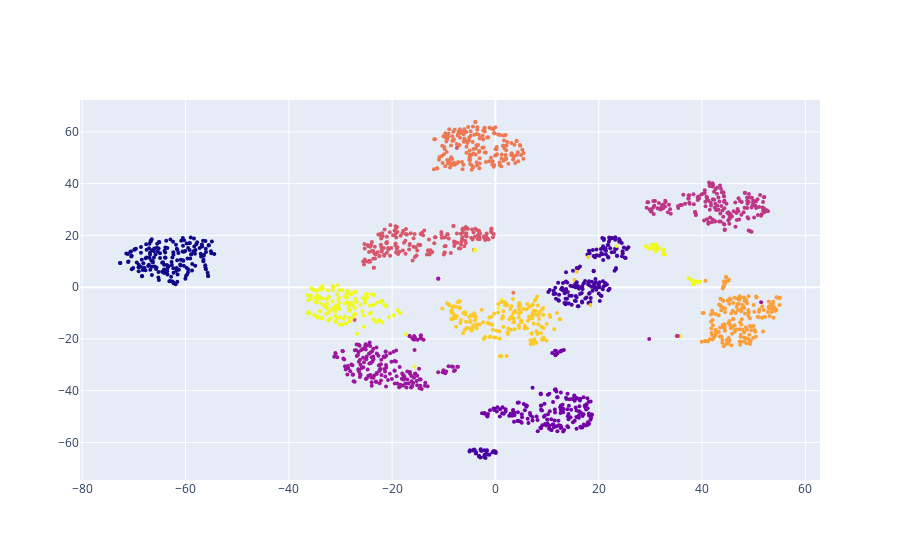

Here is the notebook cell this chart was saved with:
### Code cell
fig = go.Figure()
fig.add_trace(go.Scatter(x = X_t[:, 0], 
                         y = X_t[:, 1], 
                         mode = 'markers',
                         marker_color = y,  
                         marker_size = 4))

### Figure 1 — Plotly figure (JSON) as saved in the notebook; plotly's stock layout.template omitted (floating-point values rounded to 4 significant figures; data arrays with more than 128 entries replaced by an {"elided": "..."} marker saying what was removed)
{"data": [{"marker": {"color": {"elided": "1797 int values"}, "size": 4}, "mode": "markers", "type": "scatter", "x": {"elided": "1797 float values"}, "y": {"elided": "1797 float values"}}], "layout": {}}
